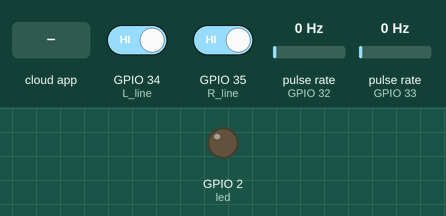
Bench run of a sketch on a simulated ESP32. Parts: output pins drawn as LEDs (lit = HIGH). Wiring (inferred from the names in the program): 2 × pulse sensor: data GPIO 32 / data GPIO 33. The test bench sets the inputs (shaded band); at power-on: GPIO 34 (L_line) HIGH, GPIO 35 (R_line) HIGH, pulse rate (sensors on GPIO 32, GPIO 33) 0 Hz. WiFi joins after 1.5 s; servers stay silent unless stated; the ROS host is connected and sends only what is stated.

Above: at 2.7 s.
2.8 s: the phone or cloud app sets toggle_led to 0
At 3.9 s:
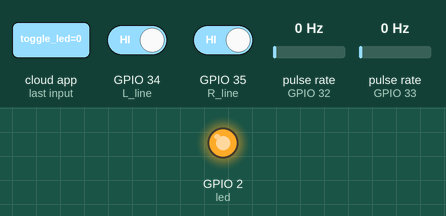
4.3 s: the phone or cloud app sets toggle_led to 1
At 5.1 s:
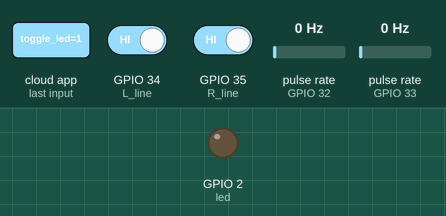
Timing chart, 0 to 7.3 s (numbered marks = the images above; inputs shaded):
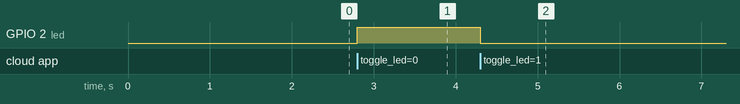

Measured:
- after the input at 2.8 s, GPIO 2 (led): LOW → HIGH at once
- after the input at 4.3 s, GPIO 2 (led): HIGH → LOW at once

The sketch:

ROS_1.ino
```cpp
/*
 * This intend to connect to a Wifi Access Point
 * and a rosserial socket server.
 * You can launch the rosserial socket server with
 * roslaunch rosserial_server socket.launch
 * The default port is 11411
 *
 */
//LIBRARIES USED FOR THE CONNECTION
#include <WiFi.h>
#include <ros.h>
//Type of message that are going to be publised or recived
#include <std_msgs/Int16MultiArray.h>
#include <std_msgs/Empty.h>

//Flag used to do the control each sampling time given by the timer
int PID_flag=0;

//Timer variable
hw_timer_t *My_timer = NULL;    //timer

//PINS for the line sensors
const int L_line = 34;
const int R_line = 35;
//Variables used in the interruptions of the line sensors.
short int FlagA;
short int FlagB;

//PINS for encoder sensors
const int L_encoder = 32;
const int R_encoder = 33;
//Variables used in the interruptions of the encoders sensors.
int count_l=0; //count how many times the encoder read a hole
int count_r=0;
short int c1; //maintain the final count and it is given to the PID control
short int c2;

//INTERRUPTION CALLBACKS
//LINE SENSOR INTERRUPTION CALLBACK
void IRAM_ATTR isr1(){
  if (digitalRead(L_line)==LOW)
  FlagA=1;
  else
  FlagA=0;
}
void IRAM_ATTR isr2(){
  if (digitalRead(R_line)==LOW)
  FlagB=1;
  else
  FlagB=0;
}
//ENCODER SENSOR INTERUPTION CALLBACK
void IRAM_ATTR isr3(){
  count_l+=1;
}
void IRAM_ATTR isr4(){
  count_r+=1;
}
//TIMER INTERRUPTION CALLBACK
void IRAM_ATTR timer1(){
  c1 = count_l; //TOTAL NUMBER OF HOLES READ BY THE ENCODER
  c2 = count_r;
  count_l=0; // RESTART THE COUNT AGAIN
  count_r=0;
  PID_flag=1; // TELL THAT THE CONTROL MUST WORK
}

// INITIAL CONDITION FOR START VARIABLE
int START=0;

// ROS AND ESP CONNECTION CONFIGURATION
const char* ssid     = "ssid";
const char* password = "pass";
// Set the rosserial socket server IP address
IPAddress server(172,20,10,3);
// Set the rosserial socket server port
const uint16_t serverPort = 11411;

//NODES
ros::NodeHandle node;
// PUBLISHER NODE
std_msgs::Int16MultiArray str_msg;
ros::Publisher sensors("sensor", &str_msg);   //"sensor" name of the topic and "str_msg" type of mess


// SUSCRIBER NODE
//Calback
void messageCb( const std_msgs::Empty& toggle_msg){ //calback name "messageCb"
     digitalWrite(2, HIGH-digitalRead(2));   // blink the led
     START=!START;
   }
ros::Subscriber<std_msgs::Empty> sub("toggle_led", &messageCb );// SUSCRIBE TOPIC "toggle_led"


void setup()
{
// put your setup code here, to run once:

//INTERRUPTIONS
//INTERRUPTION ASSOCIATED TO LINE_SENSORS
pinMode(L_line, INPUT_PULLUP);
attachInterrupt(L_line, isr1, CHANGE);
pinMode(R_line, INPUT_PULLUP);
attachInterrupt(R_line, isr2, CHANGE);
//INTERRUPTION ASSOCIATED TO ENCODERS_SENSORS
pinMode(L_encoder, INPUT_PULLUP);
attachInterrupt(L_encoder, isr3, RISING);
pinMode(R_encoder, INPUT_PULLUP);
attachInterrupt(R_encoder, isr4, RISING);


//To turn on a LED for the start;
pinMode(2,OUTPUT);

//INTERRUPTION ASSOCIATED TO THE TIMER
My_timer = timerBegin(3,80,true);
timerAttachInterrupt(My_timer, &timer1, true);
timerAlarmWrite(My_timer,100000, true);
timerAlarmEnable(My_timer);


//CONNECTION
  WiFi.begin(ssid, password);
  while (WiFi.status() != WL_CONNECTED) {
    delay(10);
  }
  // Set the connection to rosserial socket server
  node.getHardware()->setConnection(server, serverPort);
  //Start the nodes
  node.initNode();
  node.advertise(sensors);
  node.subscribe(sub);
}

void loop()
{

  if (node.connected()) { //if the connection was succesfull continue
    if (START){// if the start was sended by the suscriber node
    if (PID_flag){ // Each Ts=0.1 given by the timer send sensor info to be processed by the control node
    short int value[4]= {c1,c2,FlagA,FlagB}; //value is the data transmited
    str_msg.data = value;
    str_msg.data_length=4;
    sensors.publish( &str_msg );
    PID_flag=0;
    }
 }
 }
  node.spinOnce(); //will call all the callbacks
}
```
